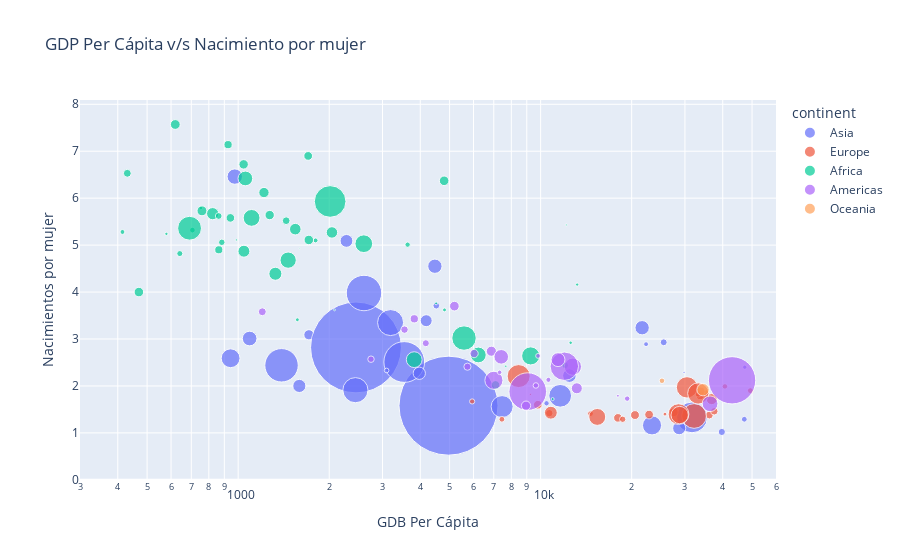

Notebook code cell kept with this figure:
### Code cell
# el mismo bubble chart, con plotly express
px.scatter(df.loc[df['year'] == 2007], x="gdpPercap", title= 'GDP Per Cápita v/s Nacimiento por mujer',
           y="bornPerwom", color="continent", size="pop", size_max=70, hover_name="country", log_x=True, range_x = [300,60000],
           labels = {'gdpPercap': 'GDB Per Cápita', 'bornPerwom': 'Nacimientos por mujer'})

### Figure 1 — Plotly figure (JSON) as saved in the notebook; plotly's stock layout.template omitted (floating-point values rounded to 4 significant figures)
{"data": [{"hovertemplate": "<b>%{hovertext}</b><br><br>continent=Asia<br>GDB Per Cápita=%{x}<br>Nacimientos por mujer=%{y}<br>pop=%{marker.size}<extra></extra>", "hovertext": ["Afghanistan", "Bahrain", "Bangladesh", "Cambodia", "China", "Hong Kong", "India", "Indonesia", "Iran", "Iraq", "Israel", "Japan", "Jordan", "North Korea", "Kuwait", "Lebanon", "Malaysia", "Mongolia", "Myanmar", "Nepal", "Oman", "Pakistan", "Philippines", "Saudi Arabia", "Singapore", "South Korea", "Sri Lanka", "Syria", "Taiwan", "Thailand", "Vietnam", "Yemen"], "legendgroup": "Asia", "marker": {"color": "#636efa", "size": [31889923, 708573, 150448339, 14131858, 1318683096, 6980412, 1110396331, 223547000, 69453570, 27499638, 6426679, 127467972, 6053193, 23301725, 2505559, 3921278, 24821286, 2874127, 47761980, 28901790, 3204897, 169270617, 91077287, 27601038, 4553009, 49044790, 20378239, 19314747, 23174294, 65068149, 85262356, 22211743], "sizemode": "area", "sizeref": 269100.0, "symbol": "circle"}, "mode": "markers", "name": "Asia", "orientation": "v", "showlegend": true, "type": "scatter", "x": [974.6, 29800.0, 1391.0, 1714.0, 4959.0, 39720.0, 2452.0, 3541.0, 11610.0, 4471.0, 25520.0, 31660.0, 4519.0, 1593.0, 47310.0, 10460.0, 12450.0, 3096.0, 944, 1091.0, 22320.0, 2606.0, 3190.0, 21650.0, 47140.0, 23350.0, 3970.0, 4185.0, 28720.0, 7458.0, 2442.0, 2281.0], "xaxis": "x", "y": [6.46, 2.29, 2.44, 3.09, 1.58, 1.02, 2.82, 2.51, 1.79, 4.55, 2.93, 1.33, 3.71, 2, 2.4, 1.63, 2.22, 2.33, 2.59, 3.01, 2.89, 3.98, 3.35, 3.24, 1.29, 1.16, 2.27, 3.39, 1.1, 1.56, 1.91, 5.09], "yaxis": "y"}, {"hovertemplate": "<b>%{hovertext}</b><br><br>continent=Europe<br>GDB Per Cápita=%{x}<br>Nacimientos por mujer=%{y}<br>pop=%{marker.size}<extra></extra>", "hovertext": ["Albania", "Austria", "Belgium", "Bosnia and Herzegovina", "Bulgaria", "Croatia", "Czech Republic", "Denmark", "Finland", "France", "Germany", "Greece", "Hungary", "Iceland", "Ireland", "Italy", "Montenegro", "Netherlands", "Norway", "Poland", "Portugal", "Romania", "Serbia", "Slovak Republic", "Slovenia", "Spain", "Sweden", "Switzerland", "Turkey", "United Kingdom"], "legendgroup": "Europe", "marker": {"color": "#EF553B", "size": [3600523, 8199783, 10392226, 4552198, 7322858, 4493312, 10228744, 5468120, 5238460, 61083916, 82400996, 10706290, 9956108, 301931, 4109086, 58147733, 684736, 16570613, 4627926, 38518241, 10642836, 22276056, 10150265, 5447502, 2009245, 40448191, 9031088, 7554661, 71158647, 60776238], "sizemode": "area", "sizeref": 269100.0, "symbol": "circle"}, "mode": "markers", "name": "Europe", "orientation": "v", "showlegend": true, "type": "scatter", "x": [5937.0, 36130.0, 33690.0, 7446.0, 10680.0, 14620.0, 22830.0, 35280.0, 33210.0, 30470.0, 32170.0, 27540.0, 18010.0, 36180.0, 40680.0, 28570.0, 9254.0, 36800.0, 49360.0, 15390.0, 20510.0, 10810.0, 9787.0, 18680.0, 25770.0, 28820.0, 33860.0, 37510.0, 8458.0, 33200.0], "xaxis": "x", "y": [1.67, 1.38, 1.8, 1.29, 1.42, 1.41, 1.39, 1.85, 1.83, 1.97, 1.36, 1.44, 1.32, 2.1, 1.99, 1.4, 1.82, 1.72, 1.9, 1.34, 1.38, 1.43, 1.6, 1.29, 1.4, 1.38, 1.89, 1.46, 2.21, 1.84], "yaxis": "y"}, {"hovertemplate": "<b>%{hovertext}</b><br><br>continent=Africa<br>GDB Per Cápita=%{x}<br>Nacimientos por mujer=%{y}<br>pop=%{marker.size}<extra></extra>", "hovertext": ["Algeria", "Angola", "Benin", "Botswana", "Burkina Faso", "Burundi", "Cameroon", "Central African Republic", "Chad", "Comoros", "Rep.Congo", "Cote d'Ivoire", "Djibouti", "Egypt", "Equatorial Guinea", "Eritrea", "Ethiopia", "Gabon", "Gambia", "Ghana", "Guinea", "Guinea+AC0-Bissau", "Kenya", "Lesotho", "Liberia", "Libya", "Madagascar", "Malawi", "Mali", "Mauritania", "Mauritius", "Morocco", "Mozambique", "Namibia", "Niger", "Nigeria", "Reunion", "Rwanda", "Sao Tome and Principe", "Senegal", "Sierra Leone", "Somalia", "South Africa", "Sudan", "Swaziland", "Tanzania", "Togo", "Tunisia", "Uganda", "Zambia", "Zimbabwe"], "legendgroup": "Africa", "marker": {"color": "#00cc96", "size": [33333216, 12420476, 8078314, 1639131, 14326203, 8390505, 17696293, 4369038, 10238807, 710960, 3800610, 18013409, 496374, 80264543, 551201, 4906585, 76511887, 1454867, 1688359, 22873338, 9947814, 1472041, 35610177, 2012649, 3193942, 6036914, 19167654, 13327079, 12031795, 3270065, 1250882, 33757175, 19951656, 2055080, 12894865, 135031164, 798094, 8860588, 199579, 12267493, 6144562, 9118773, 43997828, 42292929, 1133066, 38139640, 5701579, 10276158, 29170398, 11746035, 12311143], "sizemode": "area", "sizeref": 269100.0, "symbol": "circle"}, "mode": "markers", "name": "Africa", "orientation": "v", "showlegend": true, "type": "scatter", "x": [6223.0, 4797.0, 1441.0, 12570.0, 1217.0, 430.1, 2042.0, 706.0, 1704.0, 986.1, 3633.0, 1545.0, 2082.0, 5581.0, 12150.0, 641.4, 690.8, 13210.0, 752.7, 1328.0, 942.7, 579.2, 1463.0, 1569.0, 414.5, 12060.0, 1045.0, 759.3, 1043.0, 1803.0, 10960.0, 3820.0, 823.7, 4811.0, 619.7, 2014.0, 7670.0, 863.1, 1598.0, 1712.0, 862.5, 926.1, 9270.0, 2602.0, 4513.0, 1107.0, 883.0, 7093.0, 1056.0, 1271.0, 469.7], "xaxis": "x", "y": [2.66, 6.37, 5.52, 2.92, 6.12, 6.53, 5.27, 5.32, 6.9, 5.11, 5.01, 5.34, 3.62, 3.02, 5.43, 4.82, 5.36, 4.16, 5.79, 4.39, 5.58, 5.24, 4.68, 3.41, 5.28, 2.44, 4.87, 5.73, 6.72, 5.1, 1.72, 2.56, 5.67, 3.62, 7.57, 5.93, 2.42, 4.9, 4.93, 5.11, 5.62, 7.14, 2.64, 5.03, 3.76, 5.58, 5.06, 2.02, 6.42, 5.64, 4], "yaxis": "y"}, {"hovertemplate": "<b>%{hovertext}</b><br><br>continent=Americas<br>GDB Per Cápita=%{x}<br>Nacimientos por mujer=%{y}<br>pop=%{marker.size}<extra></extra>", "hovertext": ["Argentina", "Bolivia", "Brazil", "Canada", "Chile", "Colombia", "Costa Rica", "Cuba", "Dominican Republic", "Ecuador", "El Salvador", "Guatemala", "Haiti", "Honduras", "Jamaica", "Mexico", "Nicaragua", "Panama", "Paraguay", "Peru", "Puerto Rico", "Trinidad and Tobago", "United States", "Uruguay", "Venezuela"], "legendgroup": "Americas", "marker": {"color": "#ab63fa", "size": [40301927, 9119152, 190010647, 33390141, 16284741, 44227550, 4133884, 11416987, 9319622, 13755680, 6939688, 12572928, 8502814, 7483763, 2780132, 108700891, 5675356, 3242173, 6667147, 28674757, 3942491, 1056608, 301139947, 3447496, 26084662], "sizemode": "area", "sizeref": 269100.0, "symbol": "circle"}, "mode": "markers", "name": "Americas", "orientation": "v", "showlegend": true, "type": "scatter", "x": [12780.0, 3822.0, 9066.0, 36320.0, 13170.0, 7007.0, 9645.0, 8948.0, 6025.0, 6873.0, 5728.0, 5186.0, 1202.0, 3548.0, 7321.0, 11980.0, 2749.0, 9809.0, 4173.0, 7409.0, 19330.0, 18010.0, 42950.0, 10610.0, 11420.0], "xaxis": "x", "y": [2.41, 3.43, 1.88, 1.62, 1.95, 2.12, 2.01, 1.58, 2.69, 2.74, 2.41, 3.7, 3.58, 3.2, 2.29, 2.42, 2.57, 2.64, 2.91, 2.62, 1.73, 1.79, 2.12, 2.13, 2.56], "yaxis": "y"}, {"hovertemplate": "<b>%{hovertext}</b><br><br>continent=Oceania<br>GDB Per Cápita=%{x}<br>Nacimientos por mujer=%{y}<br>pop=%{marker.size}<extra></extra>", "hovertext": ["Australia", "New Zealand"], "legendgroup": "Oceania", "marker": {"color": "#FFA15A", "size": [20434176, 4115771], "sizemode": "area", "sizeref": 269100.0, "symbol": "circle"}, "mode": "markers", "name": "Oceania", "orientation": "v", "showlegend": true, "type": "scatter", "x": [34440.0, 25190.0], "xaxis": "x", "y": [1.92, 2.11], "yaxis": "y"}], "layout": {"legend": {"itemsizing": "constant", "title": {"text": "continent"}, "tracegroupgap": 0}, "title": {"text": "GDP Per Cápita v/s Nacimiento por mujer"}, "xaxis": {"anchor": "y", "domain": [0, 1], "range": [2.477, 4.778], "title": {"text": "GDB Per Cápita"}, "type": "log"}, "yaxis": {"anchor": "x", "domain": [0, 1], "title": {"text": "Nacimientos por mujer"}}}}
